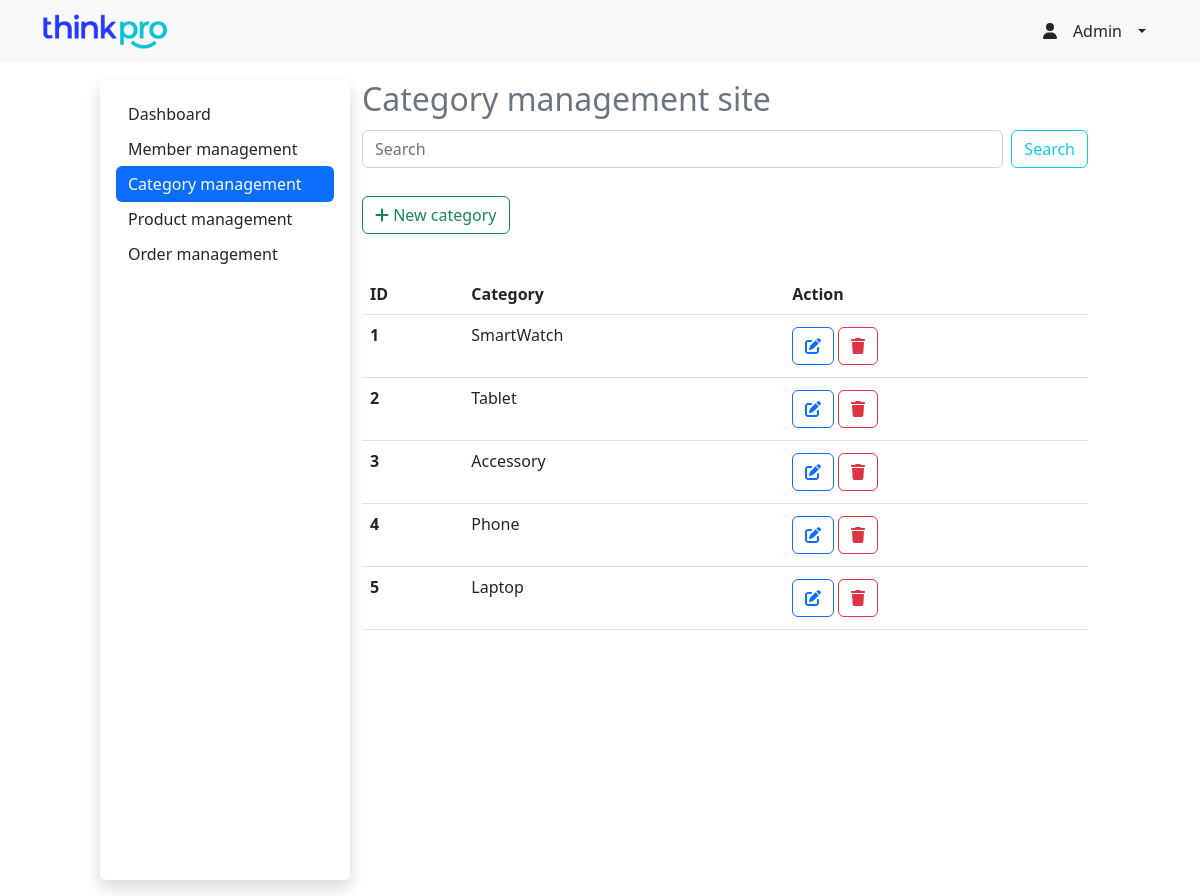
Screenshot of /admin/admin_category.php with the database file from the repository.
### tables this page shows
CREATE TABLE `category` (
  `category_id` int(10) UNSIGNED NOT NULL,
  `category_name` varchar(255) NOT NULL,
  `category_img` varchar(255) NOT NULL
);

### admin/admin_category.php (the view, shortened to what this page needs)
<?php
require_once "../config/connect_server.php";
?>
<!DOCTYPE html>
<html lang="en">
<head>
    <link rel="stylesheet" href="../public/vendor/font_awesome/css/all.min.css">
    <link rel="stylesheet" href="../public/vendor/bootstrap/bootstrap.min.css">
    <link rel="stylesheet" href="admin/admin_resource/css/custom.css">
</head>
<body>
    <div class="container-fluid">
        <div class="row">
        <nav class="navbar navbar-expand-lg fixed-top navbar-light bg-light">
            <div class="container">
                <a class="navbar-brand" href="#">
                    <img src="../public/img/ThinkPro-Logo-PNG cut.png" alt="" height="35" class="d-inline-block align-text-top">
                </a>
                <div class="dropdown d-flex">
                    <div class=" d-flex">
                        <i class="fa-solid fa-user my-auto mx-3"></i>
                        <p class="my-auto">Admin</p>
                    </div>
                    <button class="btn dropdown-toggle bg-transparent border-0" type="button" id="dropdownMenuButton1" data-bs-toggle="dropdown" aria-expanded="false">
                    </button>
                  </div>
            </div>
        </nav>
        </div>
        <div class="row">
            <div class="col-10  mx-auto"  style="margin-top:5em;">
                <div class="row">
                    <div class="col-3 shadow p-3 bg-body rounded mb-3 min-vh-100">
                        <div class="btn-group-vertical col-12 " role="group" aria-label="Basic example">
                            <a href="admin_home.php" class="btn border-0 rounded text-start" tabindex="-1" role="button" aria-disabled="true">Dashboard</a>
                            <a href="admin_user.php" class="btn border-0 rounded text-start" tabindex="-1" role="button" aria-disabled="true">Member management</a>
                            <a href="admin_category.php" class="btn border-0 rounded text-start bg-primary text-light" tabindex="-1" role="button" aria-disabled="true">Category management</a>
                            <a href="admin_product.php" class="btn border-0 rounded text-start" tabindex="-1" role="button" aria-disabled="true">Product management</a>
                            <a href="admin_order.php" class="btn border-0 rounded text-start" tabindex="-1" role="button" aria-disabled="true">Order management</a>
                          </div>
                    </div>
                    <div class="col-9">
                         <div class="row">
                            <div class="col">
                                <h2 class="text-muted">Category management site</h2>
                            </div>
                         </div>
                         <div class="row">
                            <div class="container-fluid">
                              <form class="d-flex my-1">
                                <input class="form-control me-2" type="search" placeholder="Search" aria-label="Search">
                                <button class="btn btn-outline-info" type="submit">Search</button>
                              </form>
                            </div>
                         </div>
                         <div class="row">
                            <div class="col-12">
                                <a href="add_category.php" type="button" class="btn btn-outline-success my-4" tabindex="-1" role="button" aria-disabled="true">
                                    <i class="fa-solid fa-plus"></i>
                                    New category
                                </a>
                            </div>
                         </div>
                         <div class="row">
                            <div class="col">
                                <table class="table my-3">
                                    <thead>
                                      <tr>
                                        <th scope="col">ID</th>
                                        <th scope="col">Category</th>
                                        <th scope="col">Action</th>
                                      </tr>
                                    </thead>
                                    <tbody>
                                        <?php
                                        $select_all_category = "SELECT * FROM category";
                                        $query_all_category = mysqli_query($connect,$select_all_category);
                                        if(mysqli_num_rows($query_all_category) > 0){
                                            while($row = mysqli_fetch_assoc($query_all_category)){
                                        ?>
                                      <tr>
                                        <th scope="row"><?php echo $row['category_id'] ?> </th>
                                        <td> <?php echo $row['category_name'] ?> </td>
                                        <td>
                                            <a href="edit_category.php?category_id= <?php echo $row['category_id'] ?>" type="button" class="btn btn-outline-primary my-1" tabindex="-1" role="button" aria-disabled="true">
                                                <i class="fa-solid fa-pen-to-square"></i>
                                            </a>
                                            <a href="#" type="button" class="btn btn-outline-danger my-1" tabindex="-1" role="button" aria-disabled="true">
                                                <i class="fa-solid fa-trash"></i>
                                            </a>
                                        </td>
                                      </tr>
                                      <?php
                                          }
                                        }
                                      ?>
                                    </tbody>
                                  </table>
                            </div>
                         </div>
                    </div>
                </div>
            </div>
        </div>
    </div>
</body>
</html>

### rows the page displays
category: category_id "1", category_name "SmartWatch"
category: category_id "2", category_name "Tablet"
category: category_id "3", category_name "Accessory"
category: category_id "4", category_name "Phone"
category: category_id "5", category_name "Laptop"
